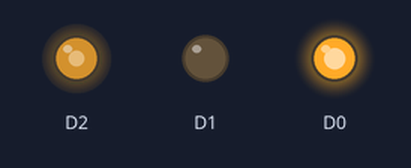
The sketch below on a simulated ESP8266 (NodeMCU). Parts: output pins drawn as LEDs (lit = HIGH). What the sketch prints to the serial monitor is not drawn.

Above: at 0.05 s.
At 0.85 s:
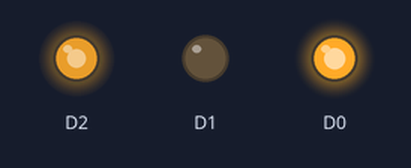
At 3.1 s:
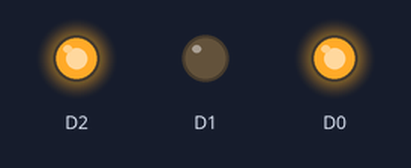
At 6.2 s:
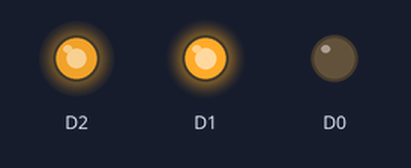
At 7.5 s:
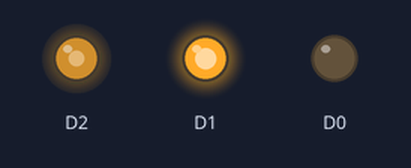
At 12.35 s:
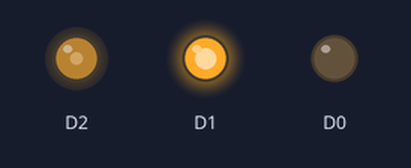
Timing chart, 0 to 16.1 s (numbered marks = the images above):
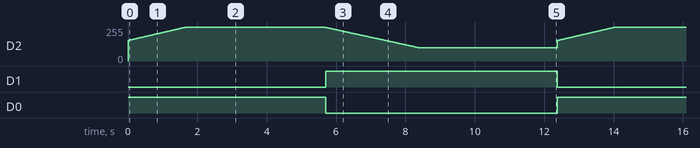

Measured:
- by itself, D1: alternates HIGH for 6.7 s and LOW for 5.7 s
- by itself, D0: alternates HIGH for 5.7 s and LOW for 6.7 s

The sketch:

motorspeedcontrol.ino
```cpp
void setup() {
  // put your setup code here, to run once:
pinMode(D0,OUTPUT);
pinMode(D1,OUTPUT);
pinMode(D2,OUTPUT);
Serial.begin(9600);
}

void loop() {
  // put your main code here, to run repeatedly:
for(int i=150;i<=255;i+=1){
  //int i=255;
digitalWrite(D0,HIGH);
digitalWrite(D1,LOW);
analogWrite(D2,i);
Serial.println("Moving Forward");}
delay(4000);

//i=150;
for(int i=255;i>100;i-=1){
digitalWrite(D0,LOW);
digitalWrite(D1,HIGH);
analogWrite(D2,i);
Serial.println("Moving Backward");}
delay(4000);
}
```
